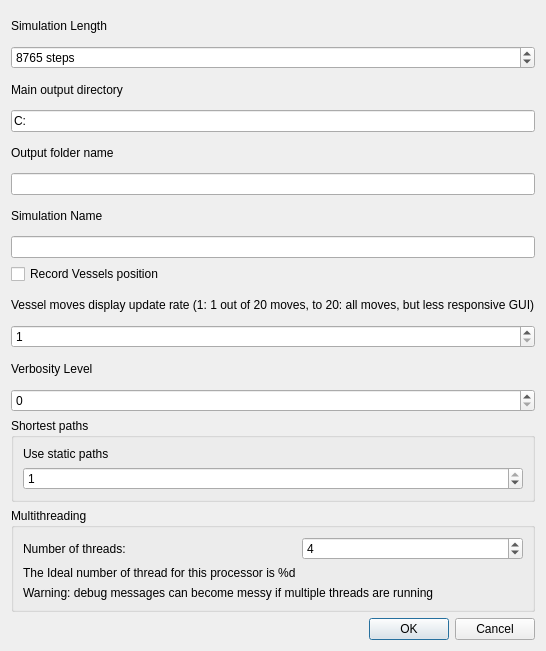
<?xml version="1.0" encoding="UTF-8"?>
<ui version="4.0">
 <class>SimulationSetupDialog</class>
 <widget class="QDialog" name="SimulationSetupDialog">
  <property name="geometry">
   <rect>
    <x>0</x>
    <y>0</y>
    <width>492</width>
    <height>651</height>
   </rect>
  </property>
  <property name="windowTitle">
   <string>Simulation Setup</string>
  </property>
  <layout class="QGridLayout" name="gridLayout">
   <item row="0" column="0">
    <widget class="QLabel" name="label">
     <property name="text">
      <string>Simulation Length</string>
     </property>
    </widget>
   </item>
   <item row="1" column="0">
    <widget class="QSpinBox" name="simSteps">
     <property name="suffix">
      <string> steps</string>
     </property>
     <property name="minimum">
      <number>1</number>
     </property>
     <property name="maximum">
      <number>100000</number>
     </property>
     <property name="value">
      <number>8765</number>
     </property>
    </widget>
   </item>
   <item row="2" column="0">
    <widget class="QLabel" name="label_9">
     <property name="text">
      <string>Main output directory</string>
     </property>
    </widget>
   </item>
   <item row="3" column="0">
    <widget class="QLineEdit" name="outDir">
     <property name="text">
      <string>C:</string>
     </property>
    </widget>
   </item>
   <item row="4" column="0">
    <widget class="QLabel" name="label_2">
     <property name="text">
      <string>Output folder name</string>
     </property>
    </widget>
   </item>
   <item row="5" column="0">
    <widget class="QLineEdit" name="outName"/>
   </item>
   <item row="6" column="0">
    <widget class="QLabel" name="label_3">
     <property name="text">
      <string>Simulation Name</string>
     </property>
    </widget>
   </item>
   <item row="7" column="0">
    <widget class="QLineEdit" name="simName"/>
   </item>
   <item row="8" column="0">
    <widget class="QCheckBox" name="optMoveVessels">
     <property name="text">
      <string>Record Vessels position</string>
     </property>
    </widget>
   </item>
   <item row="9" column="0">
    <widget class="QLabel" name="label_8">
     <property name="text">
      <string>Vessel moves display update rate (1: 1 out of 20 moves, to 20: all moves, but less responsive GUI)</string>
     </property>
    </widget>
   </item>
   <item row="10" column="0">
    <widget class="QSpinBox" name="vesselMoveDisplayUpdateRate">
     <property name="minimum">
      <number>1</number>
     </property>
     <property name="maximum">
      <number>20</number>
     </property>
     <property name="value">
      <number>1</number>
     </property>
    </widget>
   </item>
   <item row="11" column="0">
    <widget class="QLabel" name="label_5">
     <property name="text">
      <string>Verbosity Level</string>
     </property>
    </widget>
   </item>
   <item row="12" column="0">
    <widget class="QSpinBox" name="verbosity"/>
   </item>
   <item row="13" column="0">
    <widget class="QGroupBox" name="groupBox_2">
     <property name="title">
      <string>Shortest paths</string>
     </property>
     <layout class="QGridLayout" name="gridLayout_3">
      <item row="0" column="0">
       <widget class="QLabel" name="label_6">
        <property name="text">
         <string>Use static paths</string>
        </property>
       </widget>
      </item>
      <item row="1" column="0">
       <widget class="QSpinBox" name="useStaticPaths">
        <property name="suffix">
         <string/>
        </property>
        <property name="minimum">
         <number>0</number>
        </property>
        <property name="maximum">
         <number>1</number>
        </property>
        <property name="value">
         <number>1</number>
        </property>
       </widget>
      </item>
     </layout>
    </widget>
   </item>
   <item row="14" column="0">
    <widget class="QGroupBox" name="groupBox">
     <property name="title">
      <string>Multithreading</string>
     </property>
     <layout class="QGridLayout" name="gridLayout_2">
      <item row="0" column="0">
       <widget class="QLabel" name="label_4">
        <property name="text">
         <string>Number of threads:</string>
        </property>
       </widget>
      </item>
      <item row="0" column="1">
       <widget class="QSpinBox" name="threads">
        <property name="minimum">
         <number>1</number>
        </property>
        <property name="maximum">
         <number>255</number>
        </property>
        <property name="value">
         <number>4</number>
        </property>
       </widget>
      </item>
      <item row="4" column="0" colspan="2">
       <widget class="QLabel" name="labelVerbosityWarning">
        <property name="text">
         <string>Warning: debug messages can become messy if multiple threads are running</string>
        </property>
        <property name="wordWrap">
         <bool>true</bool>
        </property>
       </widget>
      </item>
      <item row="3" column="0">
       <widget class="QLabel" name="labelThreadHint">
        <property name="text">
         <string>The Ideal number of thread for this processor is %d</string>
        </property>
        <property name="scaledContents">
         <bool>true</bool>
        </property>
        <property name="indent">
         <number>-1</number>
        </property>
       </widget>
      </item>
     </layout>
    </widget>
   </item>
   <item row="15" column="0">
    <widget class="QDialogButtonBox" name="buttonBox">
     <property name="orientation">
      <enum>Qt::Horizontal</enum>
     </property>
     <property name="standardButtons">
      <set>QDialogButtonBox::Cancel|QDialogButtonBox::Ok</set>
     </property>
    </widget>
   </item>
  </layout>
 </widget>
 <resources/>
 <connections>
  <connection>
   <sender>buttonBox</sender>
   <signal>accepted()</signal>
   <receiver>SimulationSetupDialog</receiver>
   <slot>accept()</slot>
   <hints>
    <hint type="sourcelabel">
     <x>248</x>
     <y>254</y>
    </hint>
    <hint type="destinationlabel">
     <x>157</x>
     <y>274</y>
    </hint>
   </hints>
  </connection>
  <connection>
   <sender>buttonBox</sender>
   <signal>rejected()</signal>
   <receiver>SimulationSetupDialog</receiver>
   <slot>reject()</slot>
   <hints>
    <hint type="sourcelabel">
     <x>316</x>
     <y>260</y>
    </hint>
    <hint type="destinationlabel">
     <x>286</x>
     <y>274</y>
    </hint>
   </hints>
  </connection>
 </connections>
</ui>
